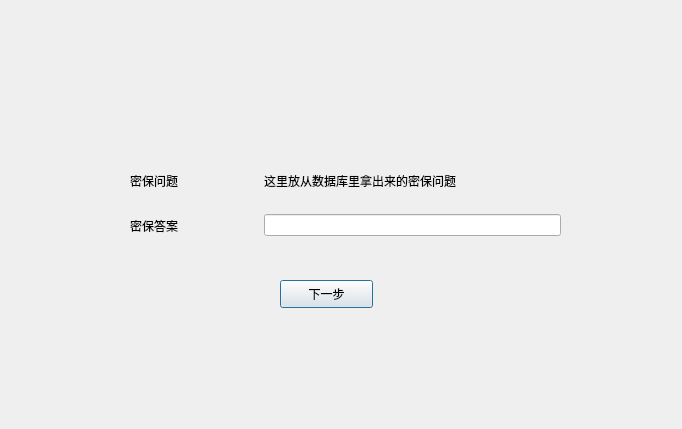
<?xml version="1.0" encoding="UTF-8"?>
<ui version="4.0">
 <class>ToSafeSettings</class>
 <widget class="QDialog" name="ToSafeSettings">
  <property name="geometry">
   <rect>
    <x>0</x>
    <y>0</y>
    <width>682</width>
    <height>429</height>
   </rect>
  </property>
  <property name="windowTitle">
   <string>Dialog</string>
  </property>
  <widget class="QWidget" name="horizontalLayoutWidget">
   <property name="geometry">
    <rect>
     <x>130</x>
     <y>160</y>
     <width>431</width>
     <height>41</height>
    </rect>
   </property>
   <layout class="QHBoxLayout" name="question_layout" stretch="3,7">
    <item>
     <widget class="QLabel" name="ques_lb">
      <property name="text">
       <string>密保问题</string>
      </property>
     </widget>
    </item>
    <item>
     <widget class="QLabel" name="ques_change">
      <property name="text">
       <string>这里放从数据库里拿出来的密保问题</string>
      </property>
     </widget>
    </item>
   </layout>
  </widget>
  <widget class="QWidget" name="horizontalLayoutWidget_2">
   <property name="geometry">
    <rect>
     <x>130</x>
     <y>200</y>
     <width>431</width>
     <height>51</height>
    </rect>
   </property>
   <layout class="QHBoxLayout" name="ans_layout" stretch="3,7">
    <item>
     <widget class="QLabel" name="ans_lb">
      <property name="text">
       <string>密保答案</string>
      </property>
     </widget>
    </item>
    <item>
     <widget class="QLineEdit" name="ans_le"/>
    </item>
   </layout>
  </widget>
  <widget class="QPushButton" name="next_btn">
   <property name="geometry">
    <rect>
     <x>280</x>
     <y>280</y>
     <width>93</width>
     <height>28</height>
    </rect>
   </property>
   <property name="text">
    <string>下一步</string>
   </property>
  </widget>
 </widget>
 <resources/>
 <connections/>
</ui>
